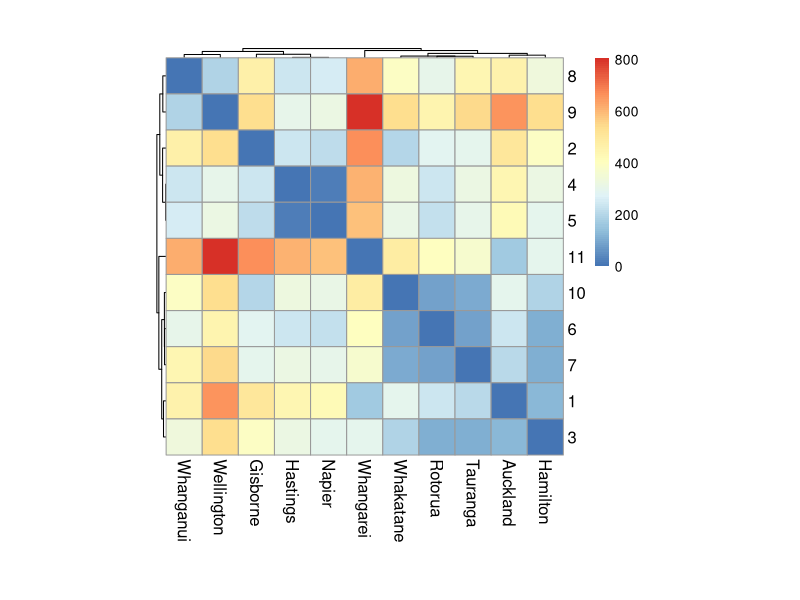
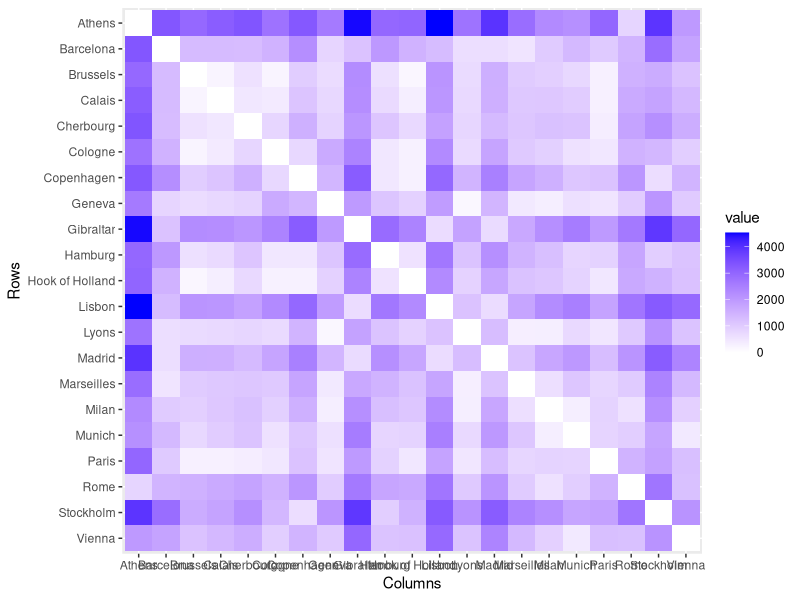
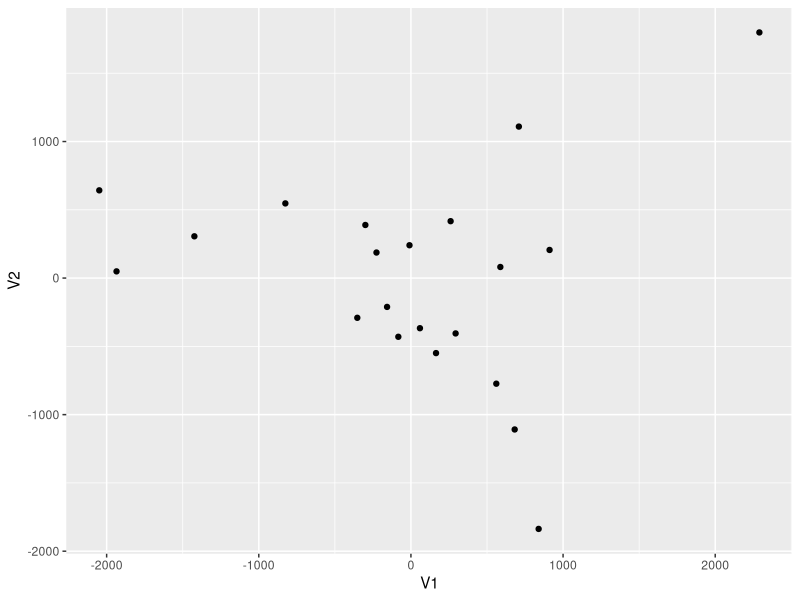
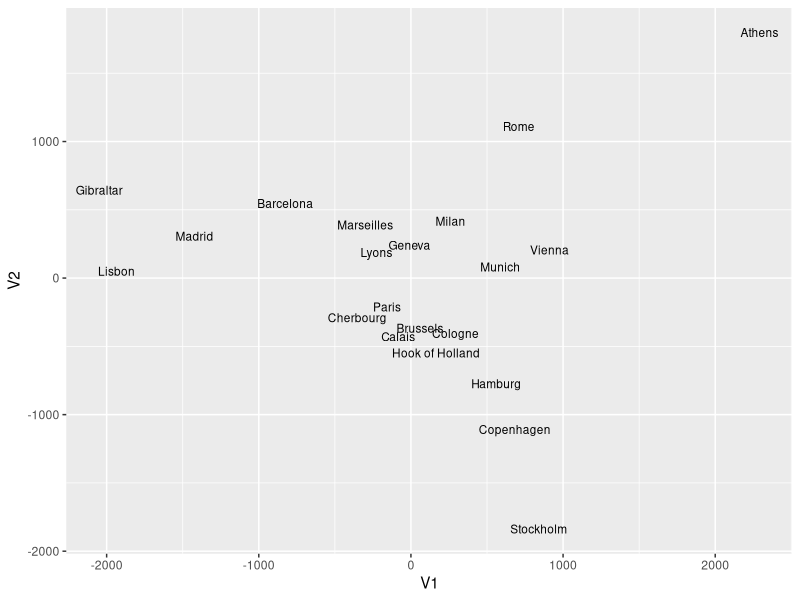
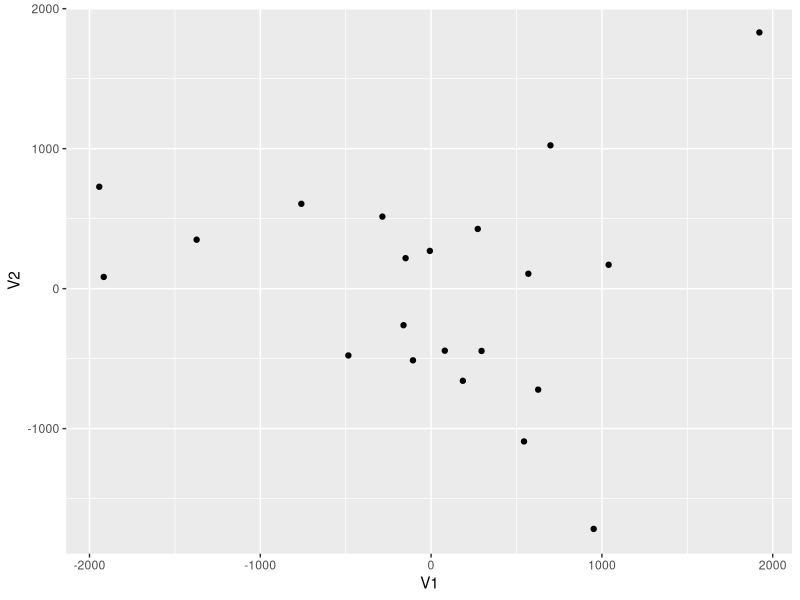
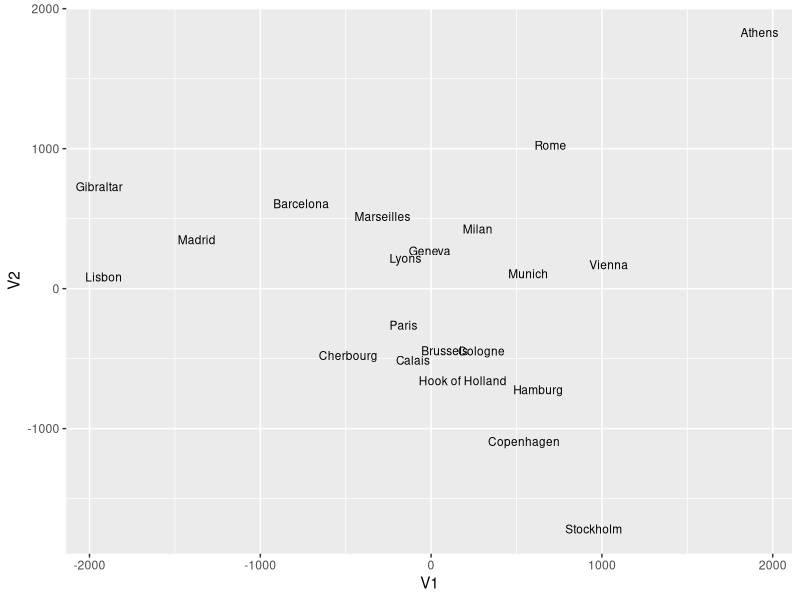
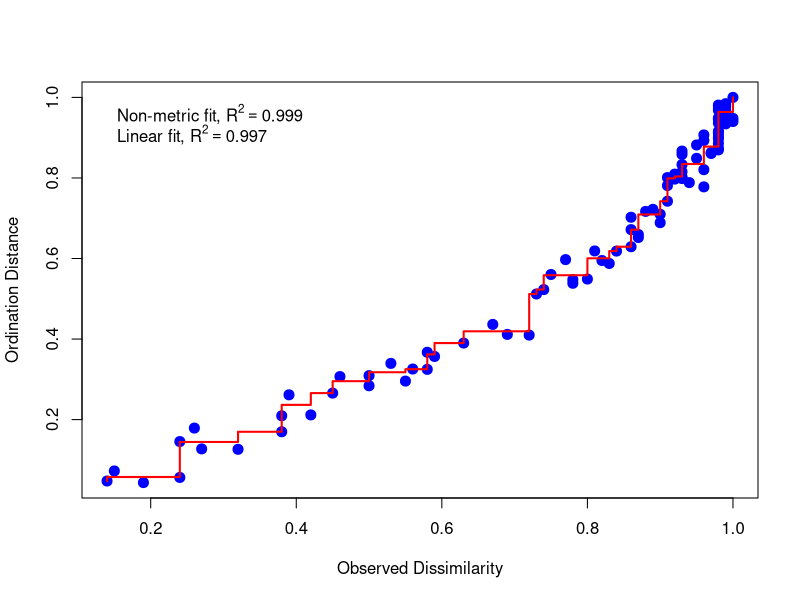

These charts were generated, in order, by the following R code:
## ---- chunk 1
library(tidyverse)
ni <- read_csv("../data/north_islands_distances.csv")[,-1]
## ---- chunk 2
library(pheatmap)
pheatmap(ni, cluster_rows = TRUE,
         treeheight_row = 2, treeheight_col = 2,
         fontsize_row = 12, fontsize_col = 12,
         cellwidth = 26, cellheight = 26)


## ---- chunk 3
mds <- cmdscale(ni, eig = TRUE)
mds
## ---- chunk 4
library(tidyverse)
ekman <- read_csv("../data/ekman.csv")
ekman = 1 - ekman - diag(1, ncol(ekman))
ekman[1:5, 1:5]
## ---- chunk 5
ekman.mds <- cmdscale(ekman, eig = TRUE)
ekman.mds
round(ekman.mds$eig,2)
## ---- chunk 6
library(ggfortify)
## Plotting Multidimensional Scaling (for interest)
## stats::cmdscale performs Classical MDS
data("eurodist") ## road distances (in km) between 21 cities in Europe.
autoplot(eurodist)
## Plotting Classical (Metric) Multidimensional Scaling
autoplot(cmdscale(eurodist, eig = TRUE))
autoplot(cmdscale(eurodist, eig = TRUE), label = TRUE, shape = FALSE,
         label.size = 3)
## Plotting Non-metric Multidimensional Scaling
## MASS::isoMDS and MASS::sammon perform Non-metric MDS
library(MASS)
autoplot(sammon(eurodist))
autoplot(sammon(eurodist), shape = FALSE, label = TRUE,label.size = 3)
## Have a go at interpreting these plots based on the geography of the cities :-)
## ---- chunk 7
library(vegan)
nMDS.2 <- replicate(100, metaMDS(ekman, k = 2, autotransform = FALSE)) 
quantile(unlist(nMDS.2["stress", ]))

## ---- chunk 8
stressplot(metaMDS(ekman, k = 2, autotransform = FALSE), pch = 20, cex = 2)

## ---- chunk 9
HairEyeColor
## ---- chunk 10
library(ade4)
